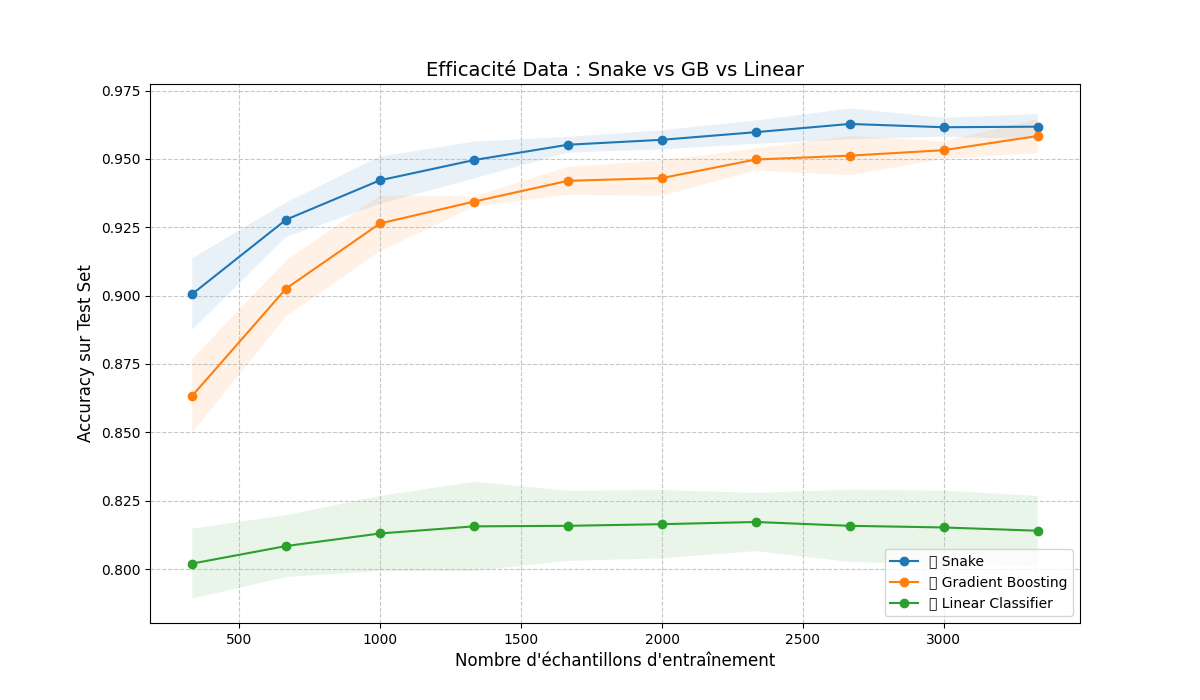

Write the Python code that produced this figure.
import numpy as np
import matplotlib.pyplot as plt
from sklearn.model_selection import learning_curve
from sklearn.datasets import make_classification
from sklearn.ensemble import HistGradientBoostingClassifier
from sklearn.linear_model import RidgeClassifier
from algorithmeclassifier import FastAlgorithmeClassifier

def plot_learning_comparison():
    # Génération d'un dataset assez grand pour voir une évolution
    X, y = make_classification(n_samples=5000, n_features=25, n_informative=20, random_state=42)
    
    models = {
        "🐍 Snake": FastAlgorithmeClassifier(n_layers=100),
        "🔥 Gradient Boosting": HistGradientBoostingClassifier(),
        "📏 Linear Classifier": RidgeClassifier()
    }

    plt.figure(figsize=(12, 7))
    
    # Tailles d'entraînement : de 10% à 100% du dataset
    train_sizes = np.linspace(0.1, 1.0, 10)

    for name, model in models.items():
        print(f"Calcul pour {name}...")
        
        # On calcule les scores (moyenne sur 3-fold pour la rapidité)
        train_sizes_abs, train_scores, test_scores = learning_curve(
            model, X, y, train_sizes=train_sizes, cv=3, n_jobs=-1, scoring='accuracy'
        )
        
        # Calcul des moyennes et écarts-types
        test_mean = np.mean(test_scores, axis=1)
        test_std = np.std(test_scores, axis=1)

        # Tracé de la ligne et de la zone d'ombre pour la variance
        plt.plot(train_sizes_abs, test_mean, 'o-', label=name)
        plt.fill_between(train_sizes_abs, test_mean - test_std, test_mean + test_std, alpha=0.1)

    plt.title("Efficacité Data : Snake vs GB vs Linear", fontsize=14)
    plt.xlabel("Nombre d'échantillons d'entraînement", fontsize=12)
    plt.ylabel("Accuracy sur Test Set", fontsize=12)
    plt.legend(loc="lower right")
    plt.grid(True, linestyle='--', alpha=0.7)
    
    # Sauvegarde pour ton GitHub
    plt.savefig("learning_curve.png")
    print("\n✅ Graphique sauvegardé sous 'learning_curve.png'")
    plt.show()

if __name__ == "__main__":
    plot_learning_comparison()
